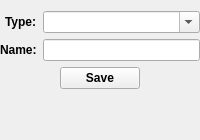
                                  <widget class="QWidget" name="page_zone">
                                    <layout class="QVBoxLayout" name="verticalLayout_26">
                                      <item>
                                        <layout class="QVBoxLayout" name="verticalLayout_28">
                                          <item>
                                            <layout class="QFormLayout" name="formLayout_zone">
                                              <property name="labelAlignment"><set>Qt::AlignRight</set></property><item row="0" column="0">
                                                <widget class="QLabel" name="label_25">
                                                  <property name="font">
                                                    <font>
                                                      <weight>75</weight>
                                                      <bold>true</bold>
                                                    </font>
                                                  </property>
                                                  <property name="text">
                                                    <string>Type:</string>
                                                  </property>
                                                </widget>
                                              </item>
                                              <item row="0" column="1">
                                                <widget class="QComboBox" name="zone_type">
                                                  <property name="toolTip">
                                                    <string>&lt;html&gt;&lt;head/&gt;&lt;body&gt;&lt;p align="justify"&gt;Select zone type&lt;/p&gt;&lt;/body&gt;&lt;/html&gt;</string>
                                                  </property>
                                                  <property name="editable">
                                                    <bool>true</bool>
                                                  </property>
                                                </widget>
                                              </item>
                                              <item row="1" column="0">
                                                <widget class="QLabel" name="label_28">
                                                  <property name="font">
                                                    <font>
                                                      <weight>75</weight>
                                                      <bold>true</bold>
                                                    </font>
                                                  </property>
                                                  <property name="text">
                                                    <string>Name:</string>
                                                  </property>
                                                </widget>
                                              </item>
                                              <item row="1" column="1">
                                                <widget class="QLineEdit" name="nom_zone">
                                                  <property name="toolTip">
                                                    <string>&lt;html&gt;&lt;head/&gt;&lt;body&gt;&lt;p align="justify"&gt;The zone name must not be concatenated with the zone type, e.g.&lt;span style=" font-weight:600;"&gt; Industrial Zone Dar El Beida&lt;/span&gt;&lt;/p&gt;&lt;p align="justify"&gt;&lt;span style=" font-weight:600;"&gt;Zone Type:&lt;/span&gt; Industrial Zone&lt;/p&gt;&lt;p align="justify"&gt;&lt;span style=" font-weight:600;"&gt;Zone Name:&lt;/span&gt; Dar El Beida&lt;/p&gt;&lt;/body&gt;&lt;/html&gt;</string>
                                                  </property>
                                                </widget>
                                              </item>
                                              <item row="2" column="0" colspan="2">
                                                <layout class="QHBoxLayout" name="horizontalLayout_19">
                                                  <item><spacer name="hs_horizontalLayout_19_left"><property name="orientation"><enum>Qt::Horizontal</enum></property><property name="sizeHint" stdset="0"><size><width>40</width><height>20</height></size></property></spacer></item><item>
                                                    <widget class="QPushButton" name="submit_zone">
                                                      <property name="font">
                                                        <font>
                                                          <weight>75</weight>
                                                          <bold>true</bold>
                                                        </font>
                                                      </property>
                                                      <property name="toolTip">
                                                        <string>&lt;html&gt;&lt;head/&gt;&lt;body&gt;&lt;p align="justify"&gt;Save information and geometry in the database&lt;/p&gt;&lt;/body&gt;&lt;/html&gt;</string>
                                                      </property>
                                                      <property name="text">
                                                        <string>Save</string>
                                                      </property>
                                                      <property name="icon">
                                                        <iconset>
                                                          <normaloff>../icons/icons8-save-50.png</normaloff>../icons/icons8-save-50.png</iconset>
                                                      </property>
                                                    </widget>
                                                  </item>
                                                <item><spacer name="hs_horizontalLayout_19_right"><property name="orientation"><enum>Qt::Horizontal</enum></property><property name="sizeHint" stdset="0"><size><width>40</width><height>20</height></size></property></spacer></item></layout>
                                              </item>
                                              </layout>
                                          </item>
                                        <property name="leftMargin"><number>0</number></property><property name="rightMargin"><number>0</number></property></layout>
                                      </item>
                                      <item>
                                        <spacer name="verticalSpacer">
                                          <property name="orientation">
                                            <enum>Qt::Vertical</enum>
                                          </property>
                                          <property name="sizeHint" stdset="0">
                                            <size>
                                              <width>20</width>
                                              <height>40</height>
                                            </size>
                                          </property>
                                        </spacer>
                                      </item>
                                    <property name="leftMargin"><number>0</number></property><property name="rightMargin"><number>0</number></property></layout>
                                  </widget>
